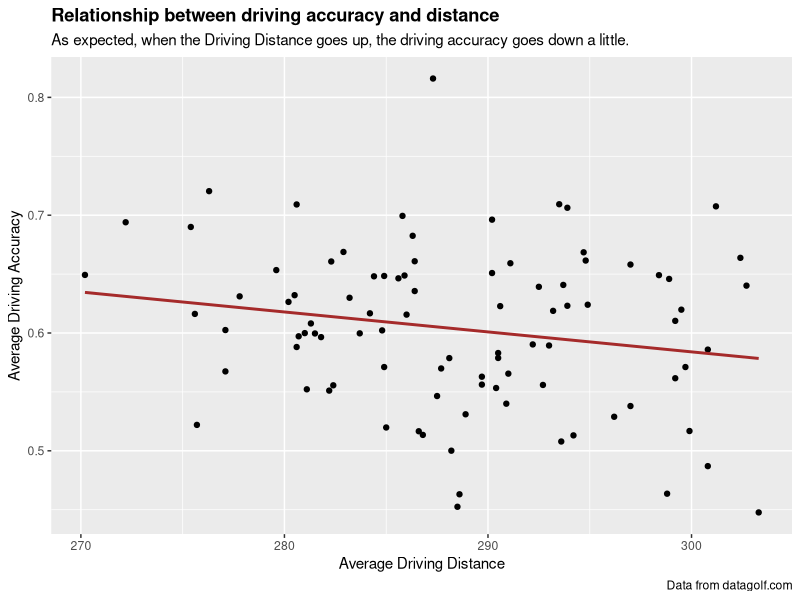

This figure's R source:
## ---- chunk 1
#| echo: FALSE
#| message: FALSE
library(tidyverse)
golf_data <- read_csv(file = "dg_new_course_table.csv")
## ---- chunk 2
#| echo: FALSE
#| message: FALSE
golf_data |> ggplot(mapping = aes(x = adj_driving_distance, y = adj_driving_accuracy)) + geom_point() + geom_smooth(method = "lm", se = FALSE, color = "brown") + labs(title = "Relationship between driving accuracy and distance", subtitle = "As expected, when the Driving Distance goes up, the driving accuracy goes down a little.", x = "Average Driving Distance", y = "Average Driving Accuracy", caption = "Data from datagolf.com") + theme(plot.title = element_text(face = "bold")) 
